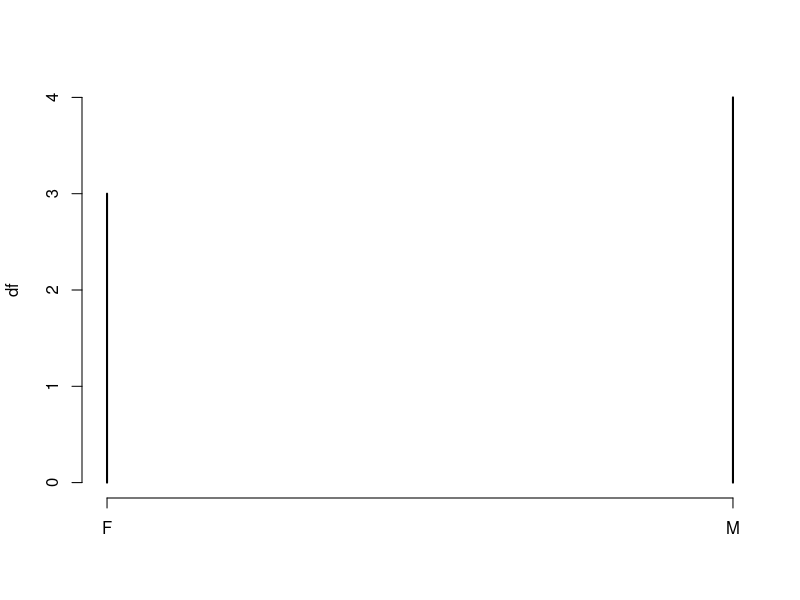

The R script that drew this image:
data<-read.csv("Labx3.csv")
print(mean(data$Grade))
print(mean(data$Age))
print(mean(data$Height))
print(mean(data$Calories))
print(mean(data$Attitude))
print(median(data$Grade))
print(median(data$Age))
print(median(data$Height))
print(median(data$Calories))
print(median(data$Attitude))
print(mode(data$Grade))
print(mode(data$Age))
print(mode(data$Height))
print(mode(data$Calories))
print(mode(data$Attitude))
print(var(data$Grade))
print(var(data$Age))
print(var(data$Height))
print(var(data$Calories))
print(var(data$Attitude))
print(sd(data$Grade))
print(sd(data$Age))
print(sd(data$Height))
print(sd(data$Calories))
print(sd(data$Attitude))
df<-table(data$Sex)
plot(df)